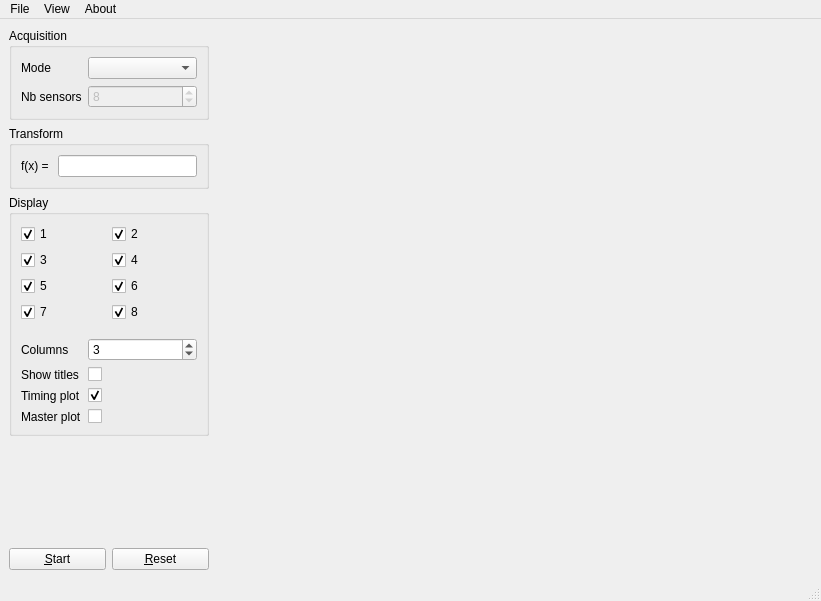
<?xml version="1.0" encoding="UTF-8"?>
<ui version="4.0">
 <class>MainWindow</class>
 <widget class="QMainWindow" name="MainWindow">
  <property name="geometry">
   <rect>
    <x>0</x>
    <y>0</y>
    <width>821</width>
    <height>601</height>
   </rect>
  </property>
  <property name="windowTitle">
   <string>MainWindow</string>
  </property>
  <widget class="QWidget" name="centralwidget">
   <layout class="QHBoxLayout" name="horizontalLayout">
    <item>
     <layout class="QVBoxLayout" name="controlVLayout">
      <item>
       <widget class="QGroupBox" name="acquisitionBox">
        <property name="title">
         <string>Acquisition</string>
        </property>
        <layout class="QFormLayout" name="formLayout_2">
         <item row="0" column="0">
          <widget class="QLabel" name="label">
           <property name="text">
            <string>Mode</string>
           </property>
          </widget>
         </item>
         <item row="0" column="1">
          <widget class="QComboBox" name="modeCombo"/>
         </item>
         <item row="1" column="0">
          <widget class="QLabel" name="label_2">
           <property name="text">
            <string>Nb sensors</string>
           </property>
          </widget>
         </item>
         <item row="1" column="1">
          <widget class="QSpinBox" name="nbSensors">
           <property name="enabled">
            <bool>false</bool>
           </property>
           <property name="value">
            <number>8</number>
           </property>
          </widget>
         </item>
        </layout>
       </widget>
      </item>
      <item>
       <widget class="QGroupBox" name="transformBox">
        <property name="maximumSize">
         <size>
          <width>200</width>
          <height>16777215</height>
         </size>
        </property>
        <property name="title">
         <string>Transform</string>
        </property>
        <layout class="QGridLayout" name="gridLayout_2">
         <item row="0" column="0">
          <widget class="QLabel" name="label_3">
           <property name="text">
            <string>f(x) = </string>
           </property>
          </widget>
         </item>
         <item row="0" column="1">
          <widget class="QLineEdit" name="lineEdit"/>
         </item>
        </layout>
       </widget>
      </item>
      <item>
       <widget class="QGroupBox" name="displayBox">
        <property name="title">
         <string>Display</string>
        </property>
        <layout class="QVBoxLayout" name="verticalLayout">
         <item>
          <layout class="QGridLayout" name="gridLayout">
           <item row="3" column="1">
            <widget class="QCheckBox" name="show6">
             <property name="text">
              <string>6</string>
             </property>
             <property name="checked">
              <bool>true</bool>
             </property>
            </widget>
           </item>
           <item row="1" column="0">
            <widget class="QCheckBox" name="show1">
             <property name="text">
              <string>1</string>
             </property>
             <property name="checked">
              <bool>true</bool>
             </property>
            </widget>
           </item>
           <item row="4" column="1">
            <widget class="QCheckBox" name="show8">
             <property name="text">
              <string>8</string>
             </property>
             <property name="checked">
              <bool>true</bool>
             </property>
            </widget>
           </item>
           <item row="3" column="0">
            <widget class="QCheckBox" name="show5">
             <property name="text">
              <string>5</string>
             </property>
             <property name="checked">
              <bool>true</bool>
             </property>
            </widget>
           </item>
           <item row="4" column="0">
            <widget class="QCheckBox" name="show7">
             <property name="text">
              <string>7</string>
             </property>
             <property name="checked">
              <bool>true</bool>
             </property>
            </widget>
           </item>
           <item row="2" column="0">
            <widget class="QCheckBox" name="show3">
             <property name="text">
              <string>3</string>
             </property>
             <property name="checked">
              <bool>true</bool>
             </property>
            </widget>
           </item>
           <item row="1" column="1">
            <widget class="QCheckBox" name="show2">
             <property name="text">
              <string>2</string>
             </property>
             <property name="checked">
              <bool>true</bool>
             </property>
            </widget>
           </item>
           <item row="2" column="1">
            <widget class="QCheckBox" name="show4">
             <property name="text">
              <string>4</string>
             </property>
             <property name="checked">
              <bool>true</bool>
             </property>
            </widget>
           </item>
          </layout>
         </item>
         <item>
          <spacer name="verticalSpacer_2">
           <property name="orientation">
            <enum>Qt::Vertical</enum>
           </property>
           <property name="sizeType">
            <enum>QSizePolicy::Fixed</enum>
           </property>
           <property name="sizeHint" stdset="0">
            <size>
             <width>20</width>
             <height>10</height>
            </size>
           </property>
          </spacer>
         </item>
         <item>
          <layout class="QFormLayout" name="formLayout">
           <property name="fieldGrowthPolicy">
            <enum>QFormLayout::AllNonFixedFieldsGrow</enum>
           </property>
           <item row="1" column="1">
            <widget class="QSpinBox" name="columnsSpinBox">
             <property name="minimum">
              <number>1</number>
             </property>
             <property name="value">
              <number>3</number>
             </property>
            </widget>
           </item>
           <item row="1" column="0">
            <widget class="QLabel" name="label_4">
             <property name="text">
              <string>Columns</string>
             </property>
            </widget>
           </item>
           <item row="3" column="1">
            <widget class="QCheckBox" name="showTiming">
             <property name="text">
              <string/>
             </property>
             <property name="checked">
              <bool>true</bool>
             </property>
            </widget>
           </item>
           <item row="4" column="1">
            <widget class="QCheckBox" name="showMaster">
             <property name="text">
              <string/>
             </property>
            </widget>
           </item>
           <item row="3" column="0">
            <widget class="QLabel" name="label_5">
             <property name="text">
              <string>Timing plot</string>
             </property>
            </widget>
           </item>
           <item row="4" column="0">
            <widget class="QLabel" name="label_6">
             <property name="text">
              <string>Master plot</string>
             </property>
            </widget>
           </item>
           <item row="2" column="0">
            <widget class="QLabel" name="label_7">
             <property name="text">
              <string>Show titles</string>
             </property>
            </widget>
           </item>
           <item row="2" column="1">
            <widget class="QCheckBox" name="showTitles">
             <property name="text">
              <string/>
             </property>
            </widget>
           </item>
          </layout>
         </item>
        </layout>
       </widget>
      </item>
      <item>
       <spacer name="verticalSpacer">
        <property name="orientation">
         <enum>Qt::Vertical</enum>
        </property>
        <property name="sizeHint" stdset="0">
         <size>
          <width>20</width>
          <height>40</height>
         </size>
        </property>
       </spacer>
      </item>
      <item>
       <layout class="QHBoxLayout" name="horizontalLayout_2">
        <item>
         <widget class="QPushButton" name="startStopButton">
          <property name="maximumSize">
           <size>
            <width>200</width>
            <height>16777215</height>
           </size>
          </property>
          <property name="text">
           <string>&amp;Start</string>
          </property>
         </widget>
        </item>
        <item>
         <widget class="QPushButton" name="resetButton">
          <property name="maximumSize">
           <size>
            <width>200</width>
            <height>16777215</height>
           </size>
          </property>
          <property name="text">
           <string>&amp;Reset</string>
          </property>
         </widget>
        </item>
       </layout>
      </item>
     </layout>
    </item>
    <item>
     <widget class="QWidget" name="placeholder" native="true"/>
    </item>
   </layout>
  </widget>
  <widget class="QMenuBar" name="menubar">
   <property name="geometry">
    <rect>
     <x>0</x>
     <y>0</y>
     <width>821</width>
     <height>27</height>
    </rect>
   </property>
   <widget class="QMenu" name="menuFile">
    <property name="title">
     <string>File</string>
    </property>
    <addaction name="action_Load"/>
    <addaction name="action_Save"/>
    <addaction name="action_Quit"/>
   </widget>
   <widget class="QMenu" name="menuView">
    <property name="title">
     <string>View</string>
    </property>
   </widget>
   <widget class="QMenu" name="menuAbout">
    <property name="title">
     <string>About</string>
    </property>
   </widget>
   <addaction name="menuFile"/>
   <addaction name="menuView"/>
   <addaction name="menuAbout"/>
  </widget>
  <widget class="QStatusBar" name="statusbar"/>
  <action name="action_Load">
   <property name="text">
    <string>&amp;Load</string>
   </property>
  </action>
  <action name="action_Save">
   <property name="text">
    <string>&amp;Save</string>
   </property>
  </action>
  <action name="action_Quit">
   <property name="text">
    <string>&amp;Quit</string>
   </property>
  </action>
 </widget>
 <resources/>
 <connections/>
</ui>
